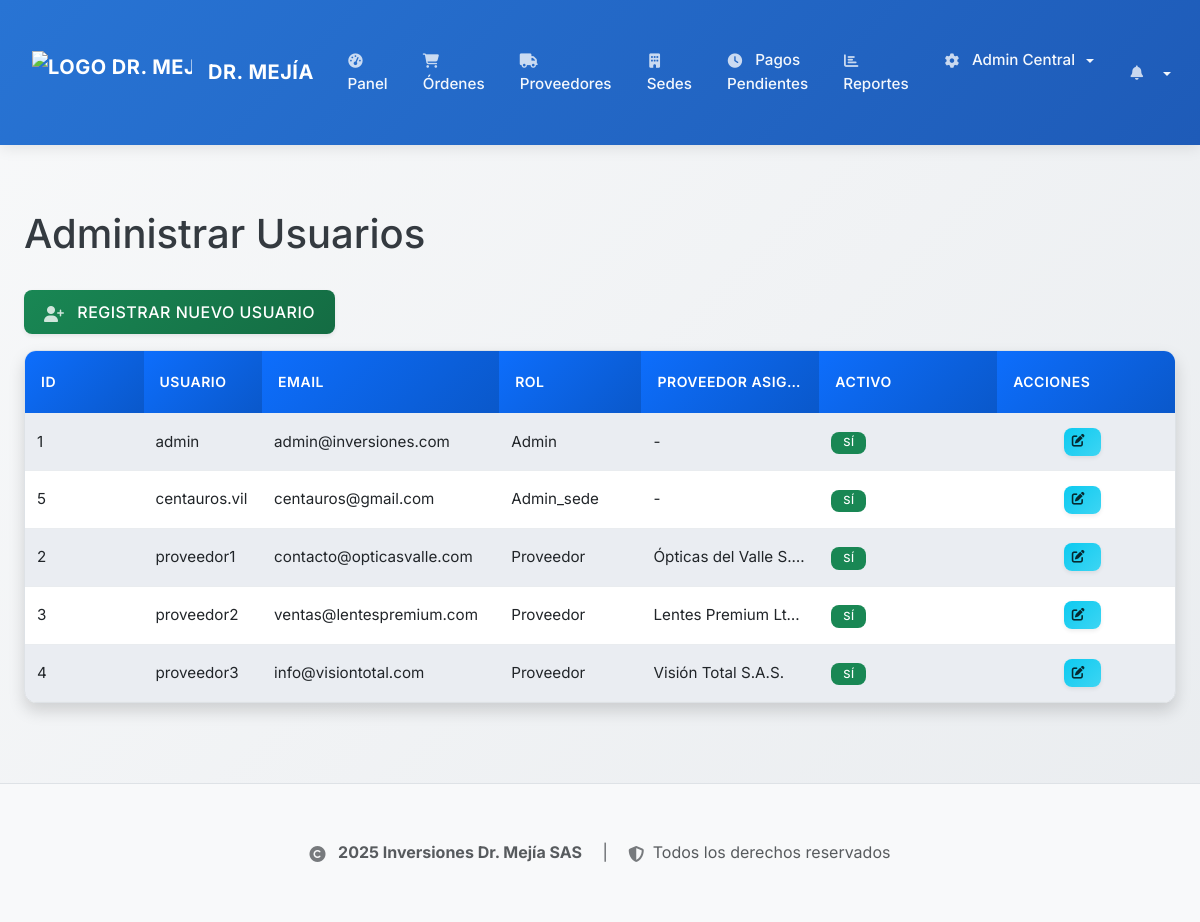
/admin/users (signed in), run on an earlier commit of the app's database.
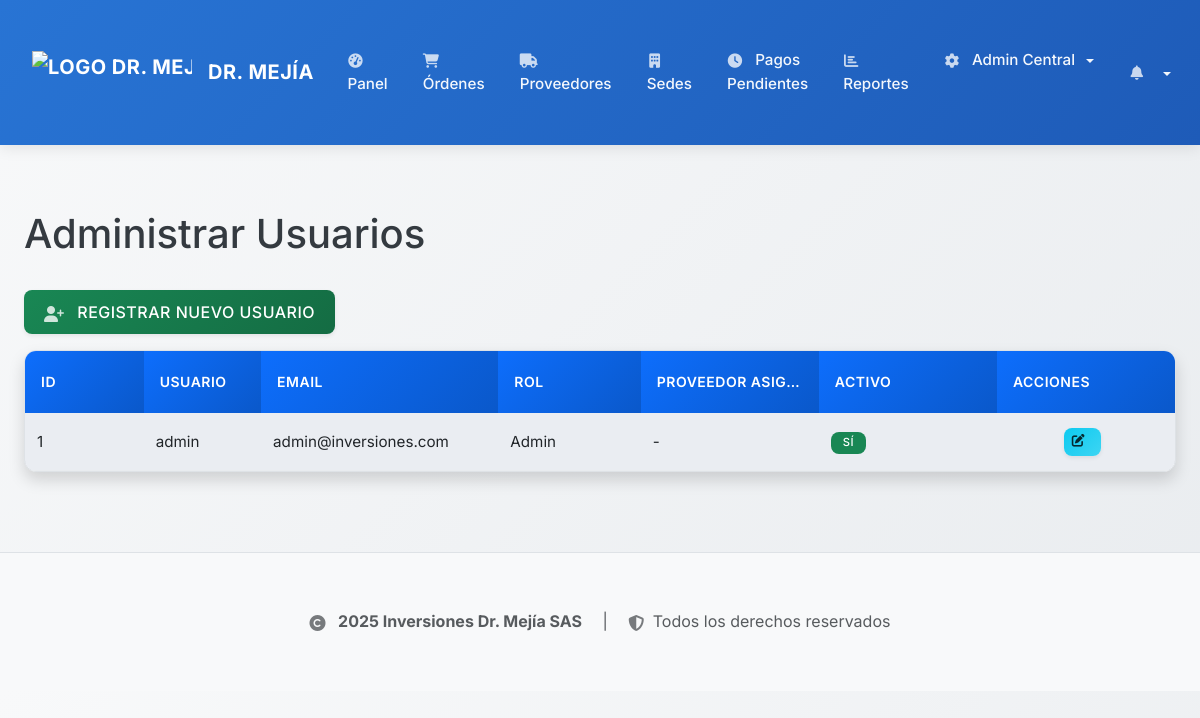
And on a later commit of the database.
### backend/app/models.py (models this page shows, shortened)
class User(UserMixin, db.Model):
    id = db.Column(db.Integer, primary_key=True)
    username = db.Column(db.String(64), unique=True, nullable=False)
    email = db.Column(db.String(120), unique=True, nullable=False)
    password_hash = db.Column(db.String(128))
    role = db.Column(db.String(64), nullable=False, default='asistente') # 'admin', 'asistente', 'admin_sede', 'proveedor'
    is_active = db.Column(db.Boolean, default=True) # Para desactivar usuarios
    created_at = db.Column(db.DateTime, default=datetime.utcnow)
    provider_id = db.Column(db.Integer, db.ForeignKey('provider.id'), nullable=True)
    provider = db.relationship('Provider', backref='users', uselist=False) # backref 'users' para el proveedor
    sede_id = db.Column(db.Integer, db.ForeignKey('sede.id'), nullable=True)
    sede_asignada = db.relationship('Sede', backref='administrators', foreign_keys=[sede_id])

class Provider(db.Model):
    id = db.Column(db.Integer, primary_key=True)
    nit = db.Column(db.String(20), nullable=False, unique=True)  # NIT único del proveedor
    razon_social = db.Column(db.String(200), nullable=False)  # Razón social oficial
    name = db.Column(db.String(128), nullable=False)  # Nombre comercial (mantener para compatibilidad)
    contact_person = db.Column(db.String(128))  # Persona de contacto
    phone = db.Column(db.String(20))  # Teléfono
    email = db.Column(db.String(120), unique=True)  # Correo electrónico
    address = db.Column(db.String(500))  # Dirección (expandida)
    registered_at = db.Column(db.DateTime, default=datetime.utcnow)
    orders = db.relationship('WorkOrder', backref='provider', lazy=True)
    payments_received = db.relationship('Payment', backref='provider_paid', lazy=True)

### backend/app/routes.py (the view)
@bp.route('/admin/users')
@login_required
@role_required('admin')
def admin_users():
    users = User.query.order_by(User.username).all()
    return render_template('admin/users_list.html', title='Administrar Usuarios', users=users)

### backend/app/models.py (called while the page is built)
@login_manager.user_loader
def load_user(user_id):
    return User.query.get(int(user_id))

### backend/app/routes.py (called while the page is built)
def role_required(*roles):
    def wrapper(fn):
        @wraps(fn)
        def decorated_view(*args, **kwargs):
            if not current_user.is_authenticated:
                return login_manager.unauthorized()
            if current_user.role not in roles:
                flash('No tienes permiso para acceder a esta página.', 'danger')
                return redirect(url_for('main.index'))
            return fn(*args, **kwargs)
        return decorated_view
    return wrapper

### backend/app/security.py (called while the page is built)
def log_security_event(event_type, description, severity='WARNING', user=None, metadata=None):
    if user is None:
        if hasattr(current_user, 'is_authenticated') and current_user.is_authenticated:
            user = current_user
        else:
            user = None
    AuditLog.log_action(
        action_type=event_type,
        description=description,
        user=user,
        severity=severity,
        category='SECURITY',
        metadata=metadata,
        requires_attention=severity in ['CRITICAL', 'ERROR']
    )

### frontend/templates/admin/users_list.html
{% extends "base.html" %}
{% block content %}
    <h1 class="mb-4">Administrar Usuarios</h1>
    <p>
        <a href="{{ url_for('main.register') }}" class="btn btn-success">
            <i class="fas fa-user-plus"></i> Registrar Nuevo Usuario
        </a>
    </p>
    {% if users %}
        <div class="table-responsive">
            <table class="table table-striped table-hover">
                <thead>
                    <tr>
                        <th>ID</th>
                        <th>Usuario</th>
                        <th>Email</th>
                        <th>Rol</th>
                        <th>Proveedor Asignado</th>
                        <th>Activo</th>
                        <th>Acciones</th>
                    </tr>
                </thead>
                <tbody>
                    {% for user in users %}
                    <tr>
                        <td>{{ user.id }}</td>
                        <td>{{ user.username }}</td>
                        <td>{{ user.email }}</td>
                        <td>{{ user.role.capitalize() }}</td>
                        <td>{{ user.provider.razon_social if user.provider else '-' }}</td>
                        <td>
                            {% if user.is_active %}
                                <span class="badge bg-success">Sí</span>
                            {% else %}
                                <span class="badge bg-danger">No</span>
                            {% endif %}
                        </td>
                        <td>
                            <a href="{{ url_for('main.edit_user', user_id=user.id) }}" class="btn btn-sm btn-info me-2" title="Editar"><i class="fas fa-edit"></i></a>
                        </td>
                    </tr>
                    {% endfor %}
                </tbody>
            </table>
        </div>
    {% else %}
        <p>No hay usuarios registrados.</p>
    {% endif %}
{% endblock %}

What changed in the data, as far as the page shows it:
removed User: id "5", username "centauros.vil", email "centauros@gmail.com", role "Admin_sede", provider "-", is_active "SÍ"
removed User: id "2", username "proveedor1", email "contacto@opticasvalle.com", role "Proveedor", provider "Ópticas del Valle S.…", is_active "SÍ"
removed User: id "3", username "proveedor2", email "ventas@lentespremium.com", role "Proveedor", provider "Lentes Premium Ltda.", is_active "SÍ"
removed User: id "4", username "proveedor3", email "info@visiontotal.com", role "Proveedor", provider "Visión Total S.A.S.", is_active "SÍ"
